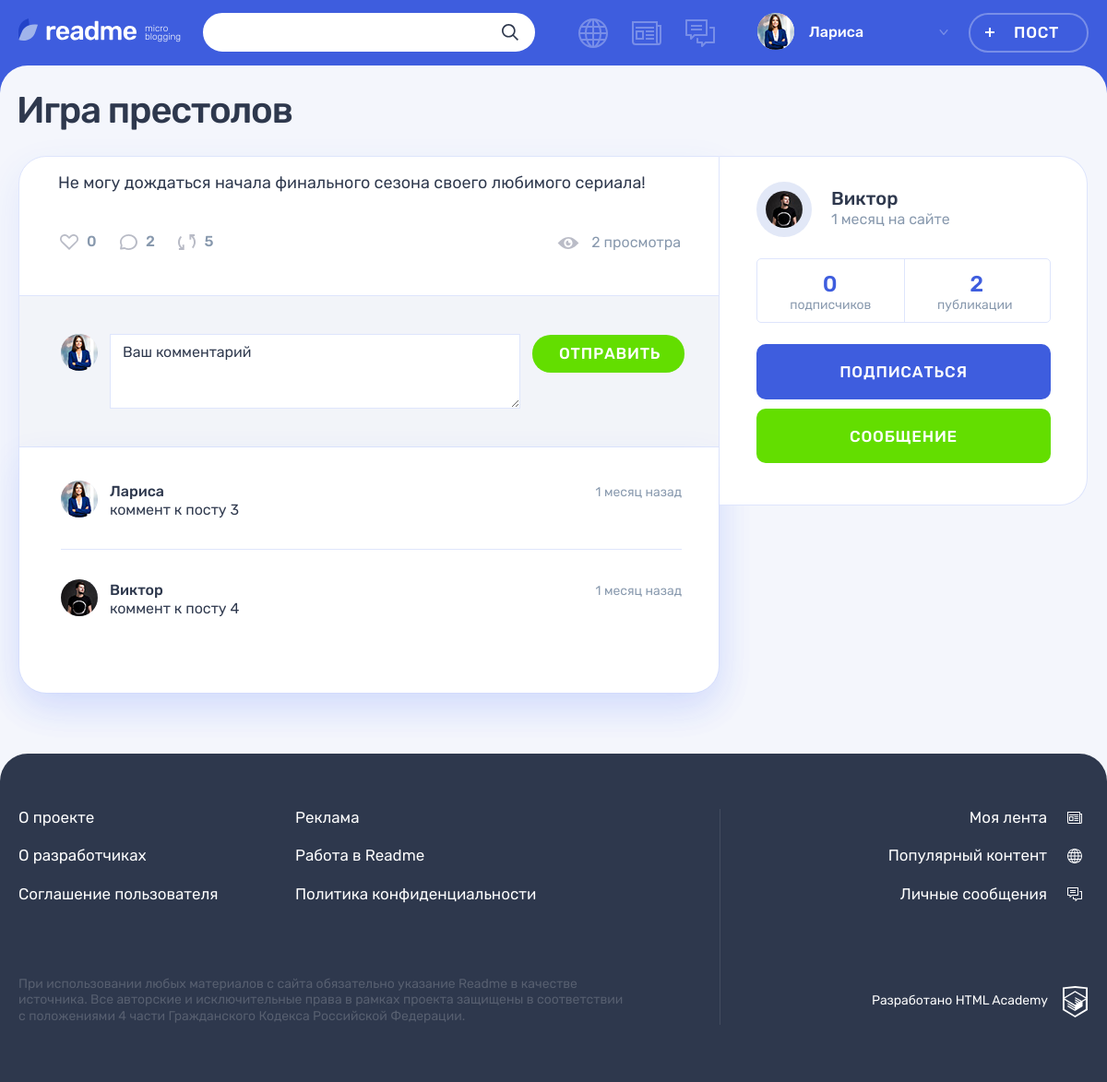
Screenshot of /post.php?id=2 (signed in) with the database file from the repository.
### tables this page shows
CREATE TABLE users (
   id INT AUTO_INCREMENT PRIMARY KEY,
   email VARCHAR (128) NOT NULL UNIQUE,
   login VARCHAR (32) NOT NULL UNIQUE,
   password CHAR (64) NOT NULL,
   avatar VARCHAR (255) NULL,
   dt_add TIMESTAMP DEFAULT CURRENT_TIMESTAMP
);

CREATE TABLE posts (
   id INT AUTO_INCREMENT PRIMARY KEY,
   author_id INT NOT NULL,
   title VARCHAR (128) NOT NULL,
   text TEXT NULL,
   image VARCHAR (255) NULL,
   video VARCHAR (255) NULL,
   link VARCHAR (255) NULL,
   views INT NULL,
   quote_author VARCHAR (128) NULL,
   type_id INT NOT NULL,
   dt_add TIMESTAMP DEFAULT CURRENT_TIMESTAMP,
   CONSTRAINT post_author_ref FOREIGN KEY (author_id) REFERENCES users (id) ON DELETE CASCADE,
   CONSTRAINT post_type_ref FOREIGN KEY (type_id) REFERENCES post_types (id) ON DELETE CASCADE
);

CREATE TABLE comments (
    id INT AUTO_INCREMENT PRIMARY KEY,
    content TEXT NOT NULL,
    dt_add TIMESTAMP DEFAULT CURRENT_TIMESTAMP,
    author_id INT NOT NULL,
    post_id INT NOT NULL,
    CONSTRAINT comment_author_ref FOREIGN KEY (author_id) REFERENCES users (id),
    CONSTRAINT comment_post_ref FOREIGN KEY (post_id) REFERENCES posts (id)
);

### templates/post-details.php (the view, shortened to what the rows shown need)
<?php
$post = $post ?? [];
$user = $user ?? [];
$current_user = $current_user ?? [];
$current_time = time();
?>
<main class="page__main page__main--publication">
  <div class="container">
    <h1 class="page__title page__title--publication">
      <?= $post['title'] ?? ''?>
    </h1>
    <section class="post-details">
      <div class="post-details__wrapper post-<?= $post['type'] ?? '' ?>">
        <div class="post-details__main-block post post--details">
          <?php if(!empty($post['type'])): ?>
            <?php if ($post['type'] === 'quote'): ?>
              <div class="post-details__image-wrapper post-quote">
                <div class="post__main">
                  <blockquote>
                    <p>
                      <?= $post['text'] ?? '' ?>
                    </p>
                    <cite>
                      <?= $post['quote_author'] ?? '' ?>
                    </cite>
                  </blockquote>
                </div>
              </div>
            <?php elseif ($post['type'] === 'text'): ?>
              <div class="post-details__image-wrapper post-text">
                <div class="post__main">
                  <p>
                    <?= $post['text'] ?? '' ?>
                  </p>
                </div>
              </div>
            <?php elseif ($post['type'] === 'video'): ?>
              <div class="post-details__image-wrapper post-photo__image-wrapper">
                <?= embed_youtube_video($post['video'] ?? ''); ?>
              </div>
            <?php elseif ($post['type'] === 'photo'): ?>
              <div class="post-details__image-wrapper post-photo__image-wrapper">
                <img src="img/<?= $post['image'] ?? '' ?>" alt="Фото от пользователя" width="760" height="507">
              </div>
            <?php endif; ?>
          <?php endif; ?>
          <div class="post__indicators">
            <div class="post__buttons">
              <a
                class="post__indicator post__indicator--likes button"
                href="/like-add.php?post=<?= $post['id'] ?? '' ?>"
                title="Лайк"
              >
              </a>
              <a class="post__indicator post__indicator--comments button" href="#" title="Комментарии">
              </a>
              <a class="post__indicator post__indicator--repost button" href="#" title="Репост">
              </a>
            </div>
            <span class="post__view">
              <?php
                $views = $post['views'] ?? 0;
                echo $views . ' ' . get_noun_plural_form($views, 'просмотр', 'просмотра', 'просмотров');
              ?>
            </span>
          </div>
          <div class="comments">
            <form class="comments__form form" action="/comment-add.php" method="post">
              <div class="comments__my-avatar">
                <img class="comments__picture" src="img/<?= $current_user['avatar'] ?>" alt="Аватар пользователя">
              </div>
            </form>
            <?php if(count($post['comments']) > 0): ?>
              <div class="comments__list-wrapper">
                <ul class="comments__list">
                  <?php foreach($post['comments'] as $comment): ?>
                    <?php
                    $author_id = $comment['author_id'] ?? '';
                    $author_name = $comment['author_name'] ?? '';
                    $avatar = $comment['avatar'] ?? '';
                    $dt_add = $comment['dt_add'] ?? '';
                    $content = htmlspecialchars($comment['content'] ?? '');
                    ?>
                    <li class="comments__item user">
                      <div class="comments__avatar">
                        <a class="user__avatar-link" href="/profile.php?id=<?= $author_id ?>">
                          <img class="comments__picture" src="img/<?= $avatar ?>" alt="Аватар пользователя">
                        </a>
                      </div>
                      <div class="comments__info">
                        <div class="comments__name-wrapper">
                          <a class="comments__user-name" href="/profile.php?id=<?= $author_id ?>">
                            <span><?= $author_name ?></span>
                          </a>
                          <time
                            class="comments__time"
                            datetime="<?= strtotime($dt_add) ?>"
                            title="<?= date_format(date_create($dt_add), 'd.m.Y H:m'); ?>"
                          >
                            <?= relative_time($current_time - strtotime($dt_add)); ?> назад
                          </time>
                        </div>
                        <p class="comments__text">
                          <?= $content ?>
                        </p>
                      </div>
                    </li>
                  <?php endforeach; ?>
                </ul>
              </div>
            <?php endif; ?>
          </div>
        </div>
        <div class="post-details__user user">
          <div class="post-details__user-info user__info">
            <div class="post-details__avatar user__avatar">
              <a class="post-details__avatar-link user__avatar-link" href="#">
                <img class="post-details__picture user__picture" src="img/<?= $user['avatar'] ?? '' ?>" alt="Аватар пользователя">
              </a>
            </div>
            <div class="post-details__name-wrapper user__name-wrapper">
              <a class="post-details__name user__name" href="#">
                <span>
                  <?= $user['login'] ?? '' ?>
                </span>
              </a>
              <time
                class="post-details__time user__time"
                datetime="<?= $user['dt_add'] ?>"
              >
                <?= relative_time(time() - strtotime($user['dt_add'])) ?> на сайте
              </time>
            </div>
          </div>
        </div>
      </div>
    </section>
  </div>
</main>

### templates/layout.php (shortened to what the rows shown need)
<?php
$user = $user ?? [];
$is_auth = count($user) > 0;
$page = $page ?? '';
$isFeedPage = $page === 'feed';
$isPopularPage = $page === 'popular';
?>
<!DOCTYPE html>
<html lang="ru">
<head>
  <link rel="stylesheet" href="css/main.css">
</head>
<body class="page">
<header class="header">
  <div class="header__wrapper container">
    <div class="header__nav-wrapper">
        <nav class="header__nav">
          <?php if ($is_auth): ?>
            <ul class="header__my-nav">
              <li class="header__my-page header__my-page--popular">
                <a
                  class="header__page-link<?= add_class($isPopularPage, ' header__page-link--active') ?>"
                  href="<?= $isPopularPage ? '#' : 'popular.php' ?>"
                  title="Популярный контент"
                >
                </a>
              </li>
              <li class="header__my-page header__my-page--feed">
                <a
                  class="header__page-link<?= add_class($isFeedPage, ' header__page-link--active') ?>"
                  href="<?= $isFeedPage ? '#' : '/feed.php' ?>"
                  title="Моя лента"
                >
                </a>
              </li>
              <li class="header__my-page header__my-page--messages">
                <a class="header__page-link" href="messages.html" title="Личные сообщения">
                </a>
              </li>
            </ul>
            <ul class="header__user-nav">
              <li class="header__profile">
                <a class="header__profile-link" href="#">
                  <div class="header__avatar-wrapper">
                    <img
                      class="header__profile-avatar"
                      src="img/<?= $user['avatar'] ?? '' ?>"
                      alt="Аватар профиля"
                    >
                  </div>
                  <div class="header__profile-name">
                    <span>
                      <?= $user['login'] ?? '' ?>
                    </span>
                    <svg class="header__link-arrow" width="10" height="6">
                      <use xlink:href="#icon-arrow-right-ad"></use>
                    </svg>
                  </div>
                </a>
              </li>
              <li>
                <a class="header__post-button button button--transparent" href="/add.php">Пост</a>
              </li>
            </ul>
          <?php endif; ?>
        </nav>
    </div>
  </div>
</header>
<?= $content ?? '' ?>
</body>
</html>

### rows the page displays
users: avatar (picture), login "Лариса"
posts: title "Игра престолов", text "Не могу дождаться начала финального сезона своего любимого сериала!", views "2", views "просмотра"
comments: author.avatar (picture), author.login "Лариса", relative_time($current_time-strtotime($dt_add)) "1 месяц", content "коммент к посту 3"
comments: author.avatar (picture), author.login "Виктор", relative_time($current_time-strtotime($dt_add)) "1 месяц", content "коммент к посту 4"
users: avatar (picture), login "Виктор"

### other values shown
$post['likes_count'] "0"
count($post['comments'] ?? []) "2"
$followers_count "0"
$user['posts_count'] "2"
